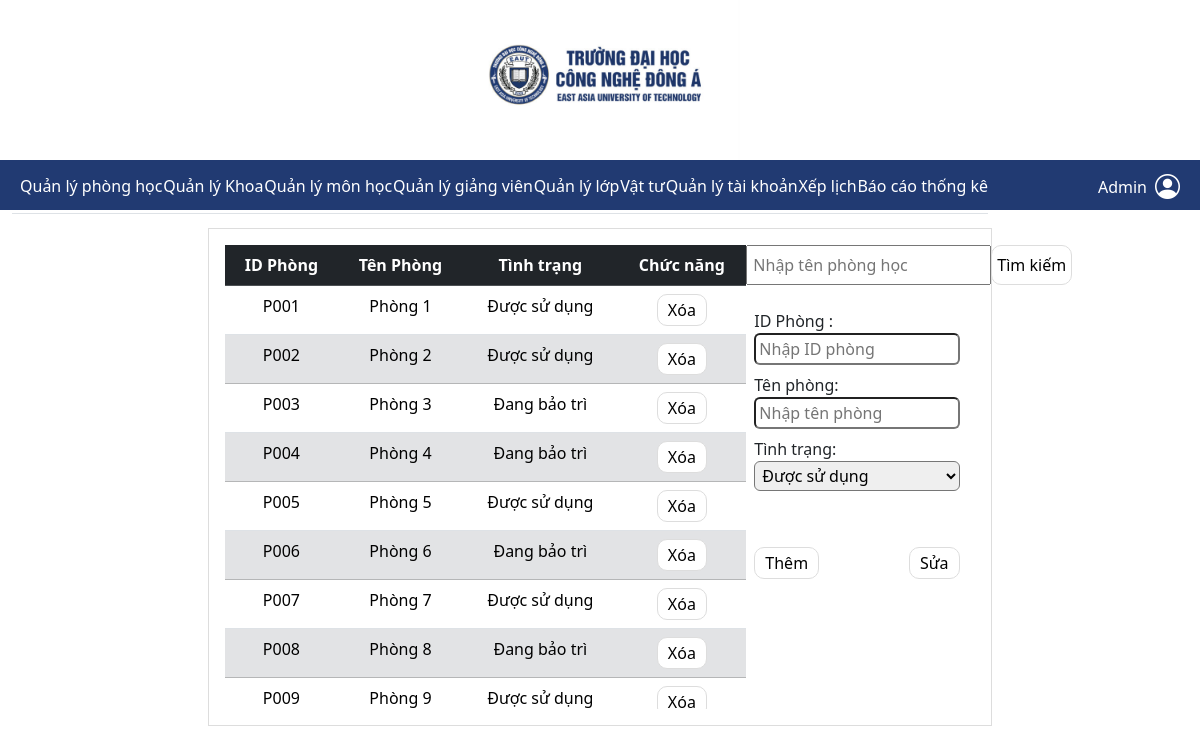
The app's page /admin.php with its own data.
### tables this page shows
CREATE TABLE `phonghoc` (
  `idPhong` char(5) NOT NULL,
  `tenPhong` varchar(50) NOT NULL,
  `tinhTrang` varchar(100) NOT NULL DEFAULT 'Được sử dụng'
);

### admin.php (the view, shortened to what this page needs)
<?php
global $conn;
?>
<?php
$name = "";
$sql = mysqli_query($conn, "SELECT * FROM phonghoc");
?>
<?php
require_once 'header.php';
?>
<main>
    <section class="container-fluid">
        <div class="row">
            <div class="col-xs-12 col-sm-12 col-md-12 col-lg-12">
                <div class="col-xs-12 col-sm-12 col-md-12 col-lg-8 content-pane d-flex">
                    <div class="col-xs-12 col-sm-12 col-md-12 col-lg-8 table-responsive mt-3 ms-3 mb-3">
                        <table id="table"
                            class="col-xs-12 col-sm-12 col-md-12 col-lg-8 w-100 border-collapse text-center table">
                            <thead>
                                <tr class="table-dark text-white">
                                    <th>ID Phòng</th>
                                    <th>Tên Phòng</th>
                                    <th>Tình trạng</th>
                                    <th>Chức năng</th>
                                </tr>
                            </thead>
                            <tbody>
                                <?php
                                $i = 0;
                                if (!empty($searchResults)) {
                                    foreach ($searchResults as $searchResult) {
                                        $class = ($i % 2 != 0) ? "table-secondary" : "";
                                        ?>
                                        <tr class="<?php echo $class ?>">
                                            <td>
                                                <?php echo $searchResult["idPhong"] ?>
                                            </td>
                                            <td>
                                                <?php echo $searchResult["tenPhong"] ?>
                                            </td>
                                            <td>
                                                <?php echo $searchResult["tinhTrang"] ?>
                                            </td>
                                            <td>
                                                <form action="" method='post'>
                                                    <input type="hidden" name="IDPhonghoc"
                                                        value="<?php echo $searchResult["idPhong"] ?>">
                                                    <input type="submit" name="delete" value="Xóa" class="input-style"></input>
                                                </form>
                                            </td>
                                        </tr>
                                        <?php
                                        $i++;
                                    }
                                } elseif (mysqli_num_rows($sql) > 0) {
                                    ?>
                                    <?php
                                    $i = 0;
                                    while ($row = mysqli_fetch_assoc($sql)) {
                                        $class = ($i % 2 != 0) ? "table-secondary" : "";
                                        ?>
                                        <tr class="<?php echo $class ?>">
                                            <td>
                                                <?php echo $row["idPhong"] ?>
                                            </td>
                                            <td>
                                                <?php echo $row["tenPhong"] ?>
                                            </td>
                                            <td>
                                                <?php echo $row["tinhTrang"] ?>
                                            </td>
                                            <td>
                                                <form action="" method='post'>
                                                    <input type="submit" name="delete" value="Xóa" class="input-style"></input>
                                                </form>
                                            </td>
                                        </tr>
                                        <?php
                                        $i++;
                                    }
                                }
                                ?>
                            </tbody>
                        </table>
                    </div>
                    <div class="col-xs-4 col-sm-12 col-md-12 col-lg-4 mt-3">
                        <div class="row">
                            <div class="col-xs-4 col-sm-12 col-md-12 col-lg-12">
                                <form method="post" action="" class="d-flex justify-content-around form-search">
                                    <input type="text" name="search-name" placeholder="Nhập tên phòng học"
                                        value="<?php echo $name ?>">
                                    <input type="submit" name="search" value="Tìm kiếm" class="input-style me-4">
                                </form>
                            </div>
                        </div>
                        <div class="row mt-4">
                            <div class="col-xs-4 col-sm-12 col-md-12 col-lg-10">
                                <form action="" method="post">
                                    <div class="d-flex flex-column ms-2">
                                        <label for="">ID Phòng : </label>
                                        <input float="left" type="text" placeholder="Nhập ID phòng"
                                            style="padding: 2px 3px;" class="rounded" name="input1">
                                    </div>
                                    <div class="d-flex flex-column ms-2 mt-2">
                                        <label for="">Tên phòng: </label>
                                        <input type="text" placeholder="Nhập tên phòng"
                                            style="padding: 2px 3px; text-align:left;" class="rounded" name="input2">
                                    </div>
                                    <div class="d-flex flex-column ms-2 mt-2">
                                        <label for="">Tình trạng: </label>
                                        <select style="padding: 2px 3px; text-align:left;" class="rounded" name="input3">
                                            <option value="Được sử dụng">Được sử dụng</option>
                                        </select>
                                    </div>
                                    <div class="ms-2 mt-2">
                                        <label for="" class="">
                                        </label>
                                    </div>
                                    <div class="d-flex  justify-content-between  ms-2 mt-4">
                                        <div>
                                            <input type="submit" name="add" value="Thêm" class="input-style">
                                        </div>
                                        <div>
                                            <input type="submit" name="update" value="Sửa" class="input-style">
                                        </div>
                                    </div>
                                </form>
                            </div>
                        </div>
                    </div>
                </div>
            </div>
        </div>
    </section>
</main>

### assets/css/main.css (style rules this page uses)
* { margin: 0; padding: 0; box-sizing: border-box; }
.custom-scrollbar { overflow: hidden; height: 100vh; }
.content-pane { border: 1px solid #ddd; height: 498px; margin: 18px auto 30px auto; }
.table { max-height: 200px; }
.table tbody { max-height: 200px; overflow-y: auto; }
thead { position: sticky; top: 0; z-index: 1; }
.form-search input { height: 40px; padding: 0 5px; }
.input-style { padding: 3px 10px; background-color: white; color: #000; border: 1px solid #ddd; border-radius: 10px; }

### records on screen
phonghoc: idPhong "P001", tenPhong "Phòng 1", tinhTrang "Được sử dụng"
phonghoc: idPhong "P002", tenPhong "Phòng 2", tinhTrang "Được sử dụng"
phonghoc: idPhong "P003", tenPhong "Phòng 3", tinhTrang "Đang bảo trì"
phonghoc: idPhong "P004", tenPhong "Phòng 4", tinhTrang "Đang bảo trì"
phonghoc: idPhong "P005", tenPhong "Phòng 5", tinhTrang "Được sử dụng"
phonghoc: idPhong "P006", tenPhong "Phòng 6", tinhTrang "Đang bảo trì"
phonghoc: idPhong "P007", tenPhong "Phòng 7", tinhTrang "Được sử dụng"
phonghoc: idPhong "P008", tenPhong "Phòng 8", tinhTrang "Đang bảo trì"
phonghoc: idPhong "P009", tenPhong "Phòng 9", tinhTrang "Được sử dụng"
